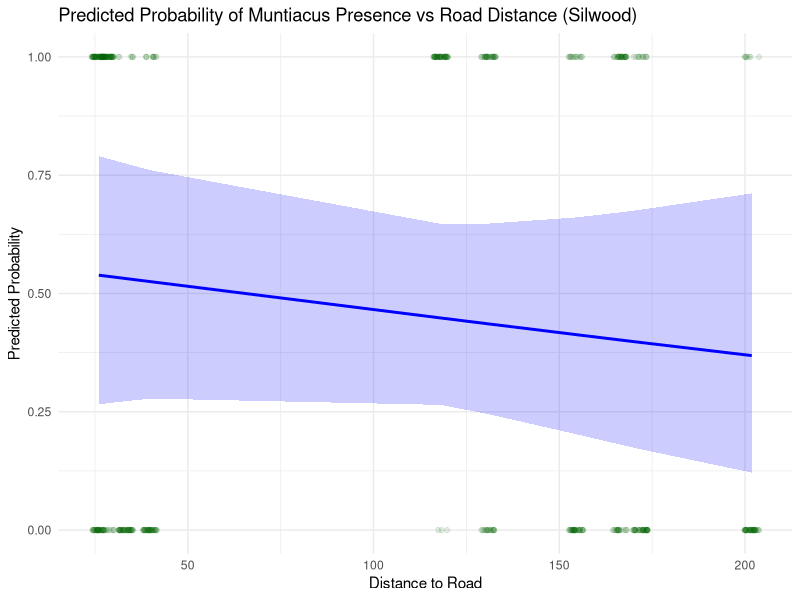

This chart was generated by the following R code:
# Load required packages
library(MASS)
library(dplyr)
library(lme4)


# Read the data
model <- read.csv("../results/binary_muntiacus_with_e.csv", stringsAsFactors = FALSE)

# Ensure variables have correct types
model$Muntiacus_present <- as.numeric(model$Muntiacus_present)
model$distance_to_road <- as.numeric(model$distance_to_road)
model$Station <- as.factor(model$Station)  # Treat Station as categorical
model <- model[model$Station != "63", ]


nb_model <- glm(Muntiacus_present ~ distance_to_road, data = model, family = binomial(link = "logit"))

# Summarize the model
summary(nb_model)


# Fit a GLMM with Station as a random effect
glmm_model <- glmer(
  Muntiacus_present ~ distance_to_road + (1 | Station), 
  data = model,
  family = binomial(link = "logit")
)

# Summarize the model
summary(glmm_model)

anova(glmm_model, test = "Chisq")

#install.packages("ggeffects")  # Uncomment if ggeffects is not installed
library(ggeffects)
library(ggplot2)


pred <- ggpredict(glmm_model, terms = c("distance_to_road"))

# Plot observed points (jittered) + predicted sigmoid curve
ggplot() +
  # Observed 0/1 points
  geom_jitter(
    data = model,
    aes(x = distance_to_road, y = Muntiacus_present),
    width = 2, height = 0, alpha = 0.1, color = "darkgreen"
  ) +
  # Predicted probability curve
  geom_line(
    data = pred,
    aes(x = x, y = predicted),
    color = "blue", size = 1
  ) +
  # 95% confidence interval
  geom_ribbon(
    data = pred,
    aes(x = x, ymin = conf.low, ymax = conf.high),
    alpha = 0.2, fill = "blue"
  ) +
  labs(
    title = "Predicted Probability of Muntiacus Presence vs Road Distance (Silwood)",
    x = "Distance to Road",
    y = "Predicted Probability"
  ) +
  theme_minimal()
